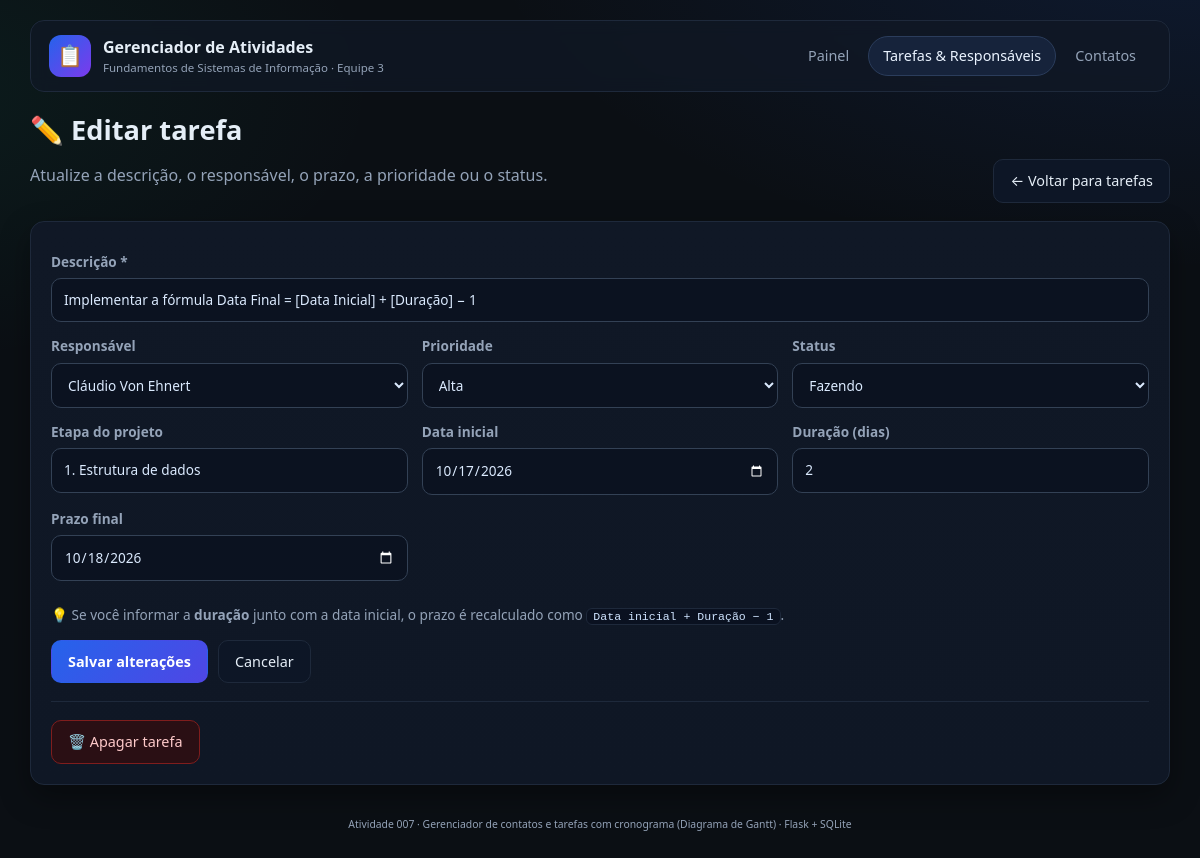
The app's page /editar/3 with its own data.
### app.py (models this page shows, shortened)
class Task(db.Model):
    id = db.Column(db.Integer, primary_key=True)
    title = db.Column(db.String(200), nullable=False)          # descrição
    etapa = db.Column(db.String(80), nullable=True)            # fase do projeto
    data_inicio = db.Column(db.Date, nullable=True)
    duracao = db.Column(db.Integer, nullable=True)             # em dias
    prazo = db.Column(db.Date, nullable=True)                  # data final
    prioridade = db.Column(db.String(10), default="media", nullable=False)
    status = db.Column(db.String(10), default="a_fazer", nullable=False)
    created_at = db.Column(
        db.DateTime,
        default=lambda: datetime.now(timezone.utc),
        nullable=False,
    )
    contact_id = db.Column(db.Integer, db.ForeignKey("contact.id"), nullable=True)
    contact = db.relationship("Contact", backref="tasks")

class Contact(db.Model):
    id = db.Column(db.Integer, primary_key=True)
    name = db.Column(db.String(120), nullable=False)
    email = db.Column(db.String(160), nullable=True)

### app.py (the view, shortened to what this page needs)
@app.route("/editar/<int:task_id>", methods=["GET", "POST"])
def editar(task_id):
    return render_template(
        "editar.html",
        nav="tarefas",
        tarefa=db.get_or_404(Task, task_id),
        contatos=Contact.query.order_by(Contact.name.asc()).all(),
        status_opcoes=STATUS,
    )

### templates/editar.html (shortened to what this page needs)
{% extends "base.html" %}
{% block content %}
<section class="page-head">
  <div>
    <h1>✏️ Editar tarefa</h1>
    <p class="muted">Atualize a descrição, o responsável, o prazo, a prioridade ou o status.</p>
  </div>
  <div class="page-head-actions">
    <a class="btn" href="{{ url_for('tarefas') }}">← Voltar para tarefas</a>
  </div>
</section>
<section class="card">
  <form action="{{ url_for('editar', task_id=tarefa.id) }}" method="post" class="form-grid">
    <label class="col-full">
      <span>Descrição *</span>
      <input type="text" name="title" value="{{ tarefa.title }}" required />
    </label>
    <label>
      <span>Responsável</span>
      <select name="contact_id">
        {% for contato in contatos %}
          <option value="{{ contato.id }}" {% if tarefa.contact_id == contato.id %}selected{% endif %}>
            {{ contato.name }}
          </option>
        {% endfor %}
      </select>
    </label>
    <label>
      <span>Prioridade</span>
      <select name="prioridade">
        <option value="alta" {% if tarefa.prioridade == 'alta' %}selected{% endif %}>Alta</option>
      </select>
    </label>
    <label>
      <span>Status</span>
      <select name="status">
        {% for valor, rotulo in status_opcoes.items() %}
          <option value="{{ valor }}" {% if tarefa.status == valor %}selected{% endif %}>{{ rotulo }}</option>
        {% endfor %}
      </select>
    </label>
    <label>
      <span>Etapa do projeto</span>
      <input type="text" name="etapa" value="{{ tarefa.etapa or '' }}" placeholder="Ex.: 3. Fórmula lógica dinâmica" />
    </label>
    <label>
      <span>Data inicial</span>
      <input type="date" name="data_inicio" value="{{ tarefa.data_inicio.isoformat() if tarefa.data_inicio else '' }}" />
    </label>
    <label>
      <span>Duração (dias)</span>
      <input type="number" name="duracao" min="1" step="1" value="{{ tarefa.duracao or '' }}" placeholder="Ex.: 3" />
    </label>
    <label>
      <span>Prazo final</span>
      <input type="date" name="prazo" value="{{ tarefa.prazo.isoformat() if tarefa.prazo else '' }}" />
    </label>
    <p class="hint col-full">
      💡 Se você informar a <strong>duração</strong> junto com a data inicial, o prazo é
      recalculado como <code>Data inicial + Duração − 1</code>.
    </p>
    <div class="col-full form-actions">
      <button type="submit" class="btn btn-primary">Salvar alterações</button>
      <a class="btn" href="{{ url_for('tarefas') }}">Cancelar</a>
    </div>
  </form>
  <hr class="sep" />
  <form action="{{ url_for('delete', task_id=tarefa.id) }}" method="post"
        onsubmit="return confirm('Apagar esta tarefa?');" class="inline-form">
    <button type="submit" class="btn btn-danger">🗑️ Apagar tarefa</button>
  </form>
</section>
{% endblock %}

### static/style.css (style rules this page uses)
:root { --bg: #0b0f14; --bg-soft: #0d1522; --panel: #101826; --panel-2: #131d2e; --border: #1e293b; --border-soft: #182235; --text: #e5eef7; --muted: #94a3b8; --accent: #60a5fa; --accent-strong: #2563eb; --azul: #60a5fa; --amarelo: #facc15; --verde: #4ade80; --vermelho: #f87171; --pink: #f472b6; --radius: 14px; --radius-sm: 10px; --shadow: 0 12px 30px rgba(0, 0, 0, 0.35); font-family: system-ui, -apple-system, "Segoe UI", Roboto, sans-serif; }
* { box-sizing: border-box; }
html { scroll-behavior: smooth; }
body { margin: 0; background: radial-gradient(1200px 600px at 100% -10%, rgba(37, 99, 235, 0.14), transparent 60%), radial-gradient(900px 500px at -10% 10%, rgba(16, 185, 129, 0.08), transparent 55%), var(--bg); color: var(--text); line-height: 1.5; }
a { color: inherit; }
h1, h2, h3 { line-height: 1.2; margin: 0 0 8px; }
h1 { font-size: 1.7rem; }
code { font-family: "JetBrains Mono", ui-monospace, SFMono-Regular, Menlo, Consolas, monospace; background: #0a1120; border: 1px solid var(--border); border-radius: 6px; padding: 1px 6px; font-size: 0.85em; color: #cfe4ff; }
.btn { display: inline-flex; align-items: center; gap: 6px; padding: 10px 16px; border-radius: var(--radius-sm); border: 1px solid var(--border); background: #0d1626; color: var(--text); font-size: 0.9rem; text-decoration: none; cursor: pointer; transition: 0.15s; }
.btn-primary { background: linear-gradient(135deg, var(--accent-strong), #4f46e5); border-color: transparent; color: #fff; font-weight: 600; }
.btn-danger { background: #2a0f14; border-color: #7f1d1d; color: #fecaca; }
.card { background: linear-gradient(180deg, var(--panel), #0f1725); border: 1px solid var(--border); border-radius: var(--radius); padding: 20px; margin-bottom: 18px; box-shadow: var(--shadow); }
.sep { border: 0; border-top: 1px solid var(--border); margin: 18px 0; }
.muted { color: var(--muted); }
.hint { color: var(--muted); font-size: 0.85rem; margin: 10px 0 0; }
.page-head { display: flex; flex-wrap: wrap; align-items: flex-end; justify-content: space-between; gap: 16px; margin-bottom: 18px; }
.page-head h1 { margin-bottom: 4px; }
.page-head-actions { display: flex; flex-wrap: wrap; gap: 8px; }
label { display: flex; flex-direction: column; gap: 6px; font-size: 0.85rem; color: var(--muted); }
label > span { font-weight: 600; }
input, select, button { font: inherit; }
input[type="text"], input[type="email"], input[type="number"], input[type="date"], select { width: 100%; padding: 11px 12px; border-radius: var(--radius-sm); border: 1px solid #334155; background: #0b1220; color: #dbeafe; color-scheme: dark; transition: 0.15s; }
.form-grid { display: grid; grid-template-columns: repeat(3, 1fr); gap: 14px; margin-top: 10px; }
.form-grid .col-full { grid-column: 1 / -1; }
.form-actions { display: flex; flex-wrap: wrap; gap: 10px; align-items: center; }
.inline-form { display: inline; }

### records on screen
Task: title "Implementar a fórmula Data Final = [Data Inicial] + [Duração] − 1", contact_id "Cláudio Von Ehnert", prioridade "Alta", status "Fazendo", etapa "1. Estrutura de dados", data_inicio "10/17/2026", duracao "2", prazo "10/18/2026"
